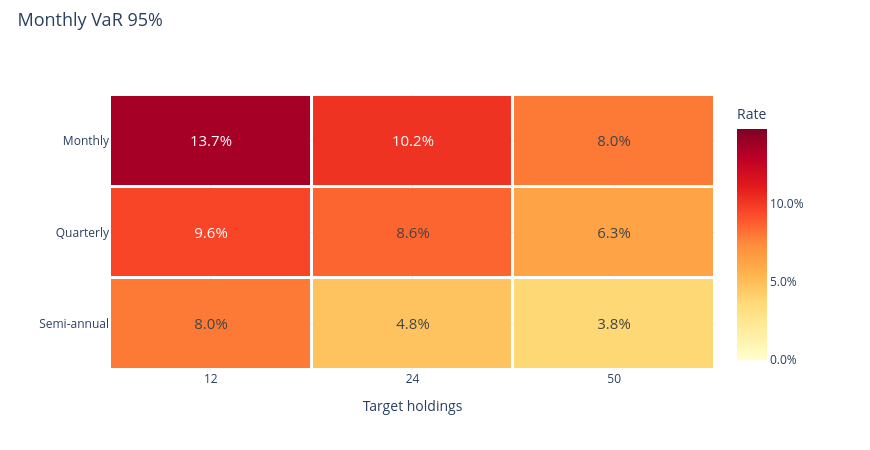

The code cell stored with this chart in its notebook:
### Markdown cell above
### Monthly 95% VaR

### Code cell
research.heatmap('monthly_var_95')

### Figure 1 — Plotly figure (JSON) as saved in the notebook; plotly's stock layout.template omitted (floating-point values rounded to 4 significant figures)
{"data": [{"colorbar": {"tickformat": ".1%", "title": {"text": "Rate"}}, "colorscale": [[0.0, "rgb(255,255,204)"], [0.125, "rgb(255,237,160)"], [0.25, "rgb(254,217,118)"], [0.375, "rgb(254,178,76)"], [0.5, "rgb(253,141,60)"], [0.625, "rgb(252,78,42)"], [0.75, "rgb(227,26,28)"], [0.875, "rgb(189,0,38)"], [1.0, "rgb(128,0,38)"]], "text": [["13.7%", "10.2%", "8.0%"], ["9.6%", "8.6%", "6.3%"], ["8.0%", "4.8%", "3.8%"]], "textfont": {"size": 15}, "texttemplate": "%{text}", "type": "heatmap", "x": ["12", "24", "50"], "xgap": 3, "y": ["Monthly", "Quarterly", "Semi-annual"], "ygap": 3, "z": [[0.1365, 0.1023, 0.08011], [0.09574, 0.08615, 0.0626], [0.07996, 0.04775, 0.03772]], "zmax": 0.1483, "zmin": 0.0}], "layout": {"height": 450, "hovermode": "closest", "legend": {"font": {"size": 12}, "itemclick": "toggle", "itemdoubleclick": "toggleothers", "x": 1.025, "y": 1}, "margin": {"b": 80, "l": 110, "r": 155, "t": 95}, "title": {"font": {"size": 18}, "text": "Monthly VaR 95%", "x": 0.02, "y": 0.97}, "width": 870, "xaxis": {"title": {"text": "Target holdings"}}, "yaxis": {"autorange": "reversed"}}}
